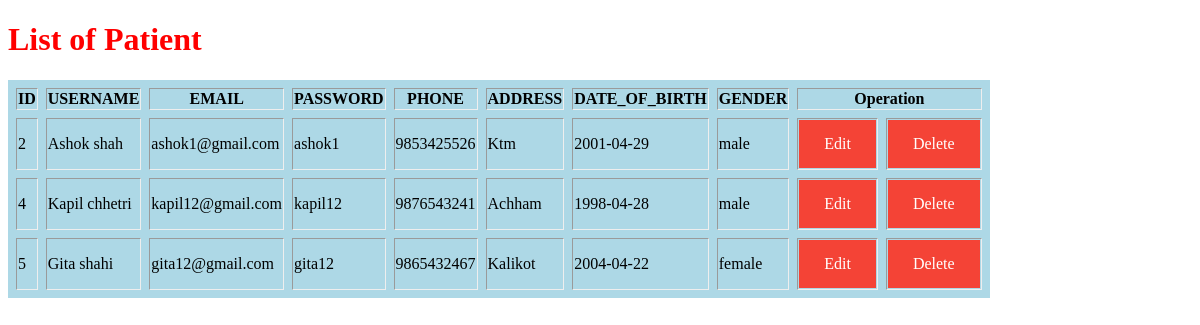
The app's page /admin_manage_patient.php with its own data.
### tables this page shows
CREATE TABLE `patient` (
  `id` int(10) NOT NULL,
  `username` varchar(30) NOT NULL,
  `email` varchar(30) NOT NULL,
  `password` varchar(30) NOT NULL,
  `phone` varchar(10) NOT NULL,
  `address` varchar(20) NOT NULL,
  `dateOfBirth` date NOT NULL,
  `gender` enum('male','female','other') NOT NULL
);

### admin_manage_patient.php (the view, shortened to what this page needs)
<!DOCTYPE html>
<html lang="en">
<head>
</head>
<body>
    <div class="main-div">
    <h1 style="color:Red;">List of Patient</h1>
        <div class="center-div">
            <div class="table">
            <table border="3" cellspacing = "8" >
                    <thead>
                        <th>ID</th>
                        <th>USERNAME</th>
                        <th>EMAIL</th>
                        <th>PASSWORD</th>
                        <th>PHONE</th>
                        <th>ADDRESS</th>
                        <th>DATE_OF_BIRTH</th>
                        <th>GENDER</th>
                        <th colspan="2">Operation</th>
                    </thead>
                    <tbody>
                        <?php
                            include "connect.php";
                            $selectquery = " select * from patient ";
                            $query = mysqli_query($con,$selectquery );
                            while($result = mysqli_fetch_assoc($query)){
                                ?>
                            <tr>
                            <td><?php  echo $result['id']; ?></td>
                                <td><?php  echo $result['username']; ?></td>
                                <td><?php  echo $result['email']; ?></td>
                                <td><?php  echo $result['password']; ?></td>
                                <td><?php  echo $result['phone']; ?></td>
                                <td><?php  echo $result['address']; ?></td>
                                <td><?php  echo $result['dateOfBirth']; ?></td>
                                <td><?php  echo $result['gender']; ?></td>
                                <td ><a href ="update_patient.php?id=<?php  echo $result['id']; ?>">Edit</a></td>
                                <td><a href ="delete_patient.php?id=<?php  echo $result['id']; ?>">Delete</a></td>
                            </tr>
                        <?php
                        }
                        ?>
                    </tbody>
                </table>
            </div>
        </div>
    </div>
</body>
</html>

### admin_manage_patient.php (style rules this page uses)
table { background-color:lightblue; border: 2px; }
a:link, a:visited { background-color: #f44336; color: white; padding: 15px 25px; text-align: center; text-decoration: none; display: inline-block; }

### records on screen
patient: id "2", username "Ashok shah", email "ashok1@gmail.com", password "ashok1", phone "9853425526", address "Ktm", dateOfBirth "2001-04-29", gender "male"
patient: id "4", username "Kapil chhetri", email "kapil12@gmail.com", password "kapil12", phone "9876543241", address "Achham", dateOfBirth "1998-04-28", gender "male"
patient: id "5", username "Gita shahi", email "gita12@gmail.com", password "gita12", phone "9865432467", address "Kalikot", dateOfBirth "2004-04-22", gender "female"
